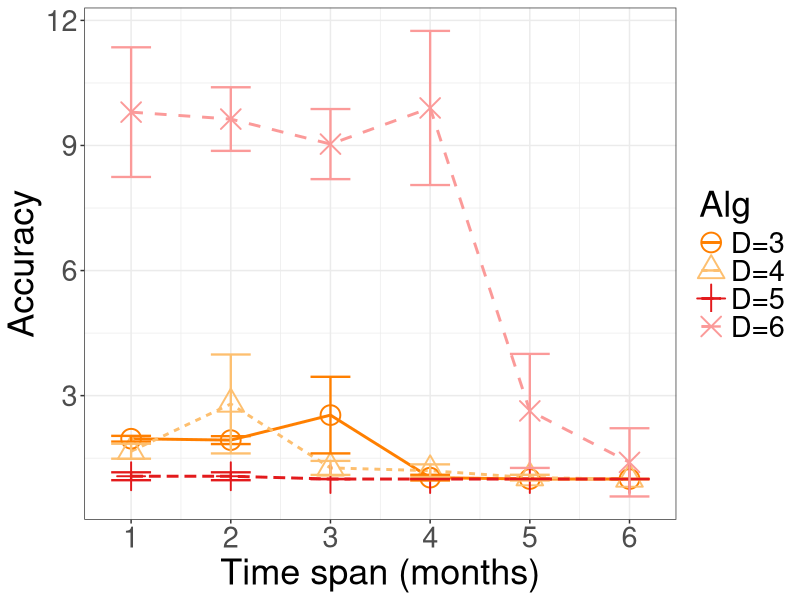

Write R code to recreate this figure.

library(ggplot2)
library(RColorBrewer)

# loading results
x = read.table('res_partial_asos_1hour_selected_tau.txt', stringsAsFactors=F)

# converting to data.frame
x = as.data.frame(x)
colnames(x) = c('alg', 'span', 'mean', 'sd', 'num')

#x$span = factor(x$span, 
#                levels=c("1month", "2month", "3month", "4month", "5month", "6month"),
#                labels=c("1-month", "2-months", "3-months", "4-months", "5-months", "6-months"))
x$alg = factor(x$alg, 
                levels=c('3', '4', '5', '6'),
                labels=c('D=3', 'D=4', 'D=5', 'D=6'))

x$span = as.numeric(gsub('month', '', x$span))

#D=3

# length of computed features
N = 30
#N = 10

# source
# http://www.cookbook-r.com/Manipulating_data/Summarizing_data/

# Calculate standard error of the mean
# standard error
x$se = x$sd/sqrt(N)

# Confidence interval multiplier for standard error
conf.interval = 0.95
# Calculate t-statistic for confidence interval: 
# e.g., if conf.interval is .95, use .975 (above/below), and use df=N-1
ciMult = qt(conf.interval/2 + .5, N-1)
x$ci = x$se * ciMult

#print(x)
#quit()

#for(span in unique(x$span))
#{
    # filtering by span
    #x_i = x[x$span == span,]

    # accuracy
    p = ggplot(data=x, aes(x=span, y=mean, color=alg, shape=alg)) + 
        geom_line(aes(linetype=alg), size=1) + geom_point(size=6, stroke=1) + theme_bw() + ylab('Accuracy') +
        scale_x_continuous(name ="Time span (months)", breaks=c(1,2,3,4,5,6)) +
        scale_color_manual(values = rev(brewer.pal(8,'Paired'))) + 
        scale_shape_manual(values=1:nlevels(x$alg)) +
        #ylim(0, 30) +
        geom_errorbar(aes(ymin=mean-ci, ymax=mean+ci), size=0.8, width=0.4) +
        theme(text=element_text(size=26)) +
        labs(color="Alg", shape="Alg", linetype="Alg") 
    
    fname=paste('img/fig_selected_tau_asos_1hour_.pdf', sep='')
    ggsave(fname, p, width=10)

#}

